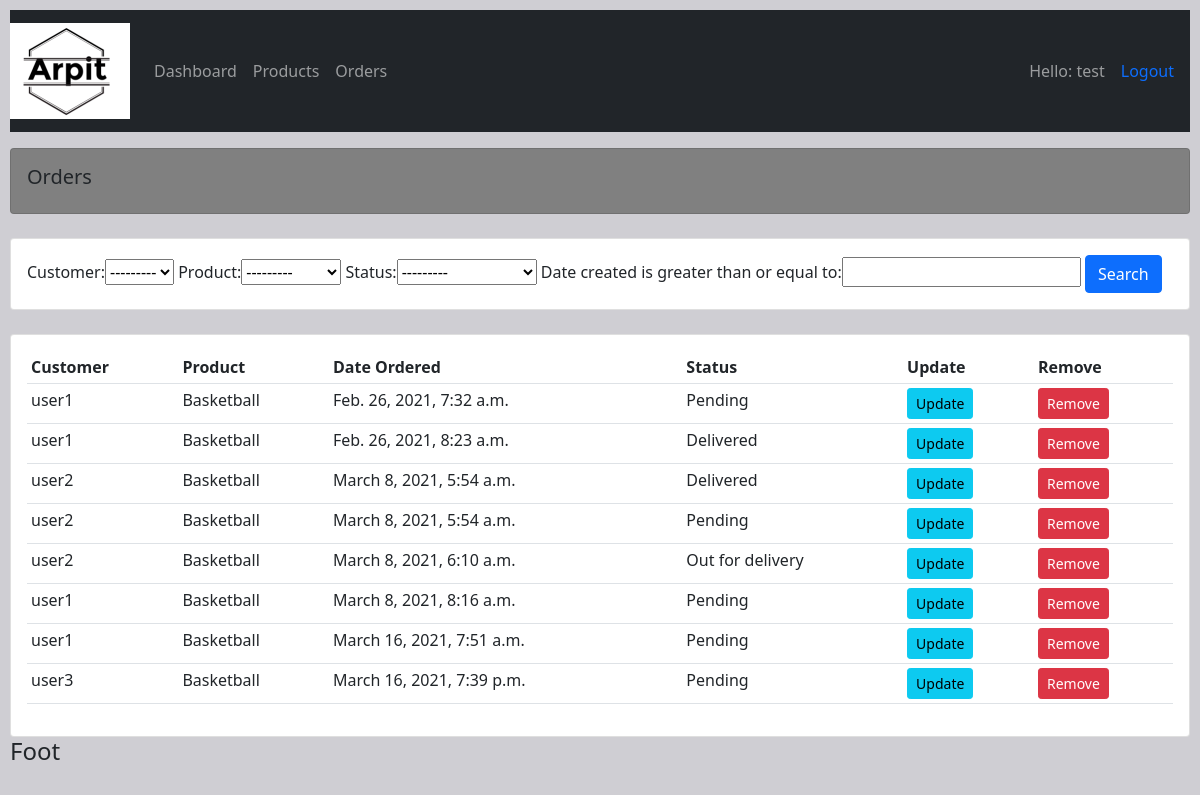
Screenshot of /orders/ (signed in) with the database file from the repository.
### crm1/models.py (models this page shows, shortened)
class Order(models.Model):
    STATUS = (
        ('Pending', 'Pending'),
        ('Out for delivery', 'Out for delivery'),
        ('Delivered', 'Delivered'),
    )
    customer = models.ForeignKey(
        Customer, null=True, on_delete=models.SET_NULL)
    product = models.ForeignKey(Product, null=True, on_delete=models.SET_NULL)
    date_created = models.DateTimeField(auto_now_add=True, null=True)
    status = models.CharField(max_length=200, choices=STATUS)

class Customer(models.Model):
    user = models.OneToOneField(User, null=True, on_delete=models.CASCADE)
    name = models.CharField(max_length=250, null=True)
    phone = models.CharField(max_length=15, null=True)
    email = models.EmailField(max_length=50, null=True)
    date_created = models.DateTimeField(auto_now_add=True, null=True)
    profile_picture = models.ImageField(default='Arpit.png',null=True, blank=True)
    def __str__(self):
        return str(self.name)

class Product(models.Model):
    CATEGORY = (
        ('Indoor', 'Indoor'),
        ('Outdoor', 'Outdoor'),
    )
    name = models.CharField(max_length=250, null=True)
    price = models.FloatField(null=True)
    category = models.CharField(max_length=250, null=True, choices=CATEGORY)
    description = models.CharField(max_length=200, null=True, blank=True
                                   )
    date_created = models.DateTimeField(auto_now_add=True, null=True)
    tags = models.ManyToManyField(Tag)
    def __str__(self):
        return self.name

### crm1/decorators.py (the view)
        def wrapper_func(request, *args, **kwargs):
            group = None
            if request.user.groups.exists():
                group = request.user.groups.all()[0].name
            if group in allowed_roles:
                return view_func(request, *args, **kwargs)
            else:
                return HttpResponse('You are not authorised to access this Page.')

### crm1/views.py (called while the page is built)
@login_required(login_url='login')
@allowed_users('admin')
def orders(request):
    orders = Order.objects.all()
    orderfilter = OrderFilterAll(request.GET , queryset=orders)
    orders = orderfilter.qs
    context ={'orders':orders,
            'orderfilter':orderfilter,
            }
    return render(request, 'crm1/orders.html', context)

### crm1/templates/crm1/orders.html
{% extends 'crm1/base.html' %}
{% block content %}
<div class="row">
    <div class="col-md ">
        <div class="card card-body " style = "background-color: grey;">
            <h5 class="card-title" >Orders</h5>
        </div>
        <br>
        <div class="row">
            <div class="col">
                <div class="card card-body">
                    <form method="get">
                        {{orderfilter.form}}
                        <button class="btn btn-primary" type="submit">Search</button>
                    </form>
                </div>
            </div>
        </div>
        <br>
        <div class="card card-body">
            <table class="table table-sm">
                <tr>
                    <th>Customer</th>
                    <th>Product</th>
                    <th>Date Ordered</th>
                    <th>Status</th>
                    <th>Update</th>
                    <th>Remove</th>
                </tr>
                {% for order in orders %}
                <tr>
                    <td>{{order.customer.name}}</td>
                    <td>{{order.product}}</td>
                    <td>{{order.date_created}}</td>
                    <td>{{order.status}}</td>
                    <td><a href="{% url 'update_order' order.id %}" class="btn btn-sm btn-info">Update</a></td>
                    <td><a href="{% url 'delete_order' order.id %}" class="btn btn-sm btn-danger">Remove</a></td>
                </tr>
                {% endfor %}
            </table>
        </div>
    </div>
</div>
{% endblock %}

### crm1/templates/crm1/navbar.html (shortened to what this page needs)
{% load static %}
<nav class="navbar navbar-expand-lg navbar-dark bg-dark">
  <a class="navbar-brand" href="#">
    <img src="{% static 'media/Arpit.png'%}" alt="Navabar">
  </a>
  <div class="collapse navbar-collapse" id="navbarNav">
    {% if request.user.is_staff %}
    <ul class="navbar-nav">
      <li class="nav-item active">
        <a class="nav-link" href="{% url 'home' %}">Dashboard </a>
      </li>
      <li class="nav-item">
        <a class="nav-link" href="{% url 'product' %}">Products</a>
      </li>
      <li class="nav-item">
        <a class="nav-link" href="{% url 'order' %}">Orders</a>
      </li>
    {% endif %}
    </ul>
  </div>
  <span class="navbar-text">
    Hello: {{request.user}}
  </span>
   <span>
    <a class="nav-link" href="{% url 'logout' %}">Logout</a>
   </span>
</nav>

### crm1/static/css/base.css (style rules this page uses)
body { background-color:#CFCED3; margin: 10px 10px 10px 10px; }

### rows the page displays
Order: customer.name "user1", product "Basketball", date_created "Feb. 26, 2021, 7:32 a.m.", status "Pending"
Order: customer.name "user1", product "Basketball", date_created "Feb. 26, 2021, 8:23 a.m.", status "Delivered"
Order: customer.name "user2", product "Basketball", date_created "March 8, 2021, 5:54 a.m.", status "Delivered"
Order: customer.name "user2", product "Basketball", date_created "March 8, 2021, 5:54 a.m.", status "Pending"
Order: customer.name "user2", product "Basketball", date_created "March 8, 2021, 6:10 a.m.", status "Out for delivery"
Order: customer.name "user1", product "Basketball", date_created "March 8, 2021, 8:16 a.m.", status "Pending"
Order: customer.name "user1", product "Basketball", date_created "March 16, 2021, 7:51 a.m.", status "Pending"
Order: customer.name "user3", product "Basketball", date_created "March 16, 2021, 7:39 p.m.", status "Pending"

### other values shown
{{ request.user }} "test"
